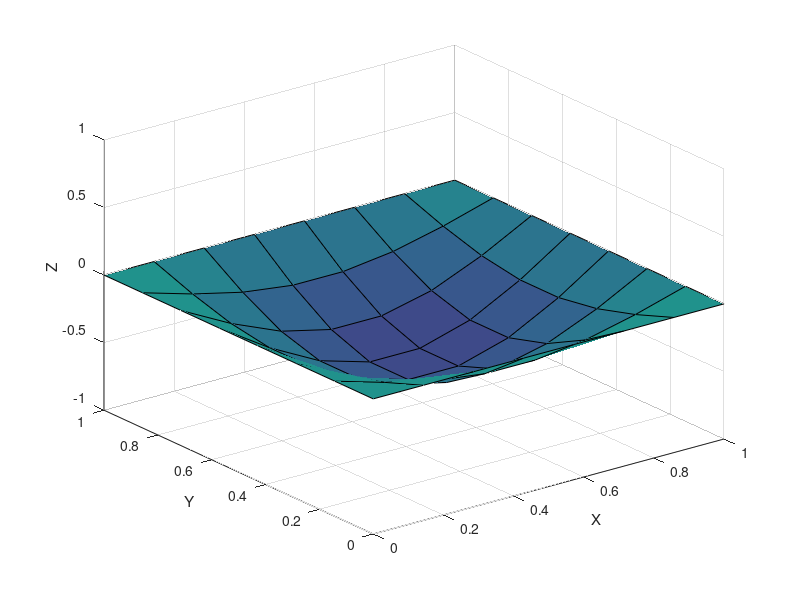

The MATLAB script that drew this image:
clc
clf
clear all
close all

m = 8;
n = 8;
a = 1;
b = 1;
dx = 1/(m-1);
dy = 1/(n-1);
dt = 0.01;
tf = 10;

c = 10;

x = 0:dx:1;
y = 0:dy:1;
t = 0:dt:tf;

mf = length(x);
nf = length(y);
pf = length(t);

u = zeros(mf,nf,pf);

u(mf,:,:) = 0;      
u(:,nf,:) = 0;      
u(:,:,1) = 0;       

for p=1:pf-1
    for m = 2:mf-1
        for n = 2:nf-1
            X = (m-1)*dx;
            Y = (n-1)*dy;
            T = (p-1)*dt;
            phi = c*sin(a*pi*X)*sin(b*pi*Y)*cos(c*T);
            u(m,n,p+1) = u(m,n,p) + dt*(phi);
            u(m,n,p+2) = 2*u(m,n,p+1) - u(m,n,p) + (c^2)*dt*((u(m+1,n,p)-2*u(m,n,p)+u(m-1,n,p))/(dx^2)+(u(m,n+1,p)-2*u(m,n,p)+u(m,n-1,p))/(dy^2));
        end
    end
end

for p=1:pf-1
figure(1)
surf(x,y,u(:,:,p))
caxis([-1,1])
xlabel('X')
ylabel('Y')
zlabel('Z')
xlim([0 1])
ylim([0 1])
zlim([-1 1])
drawnow
end
